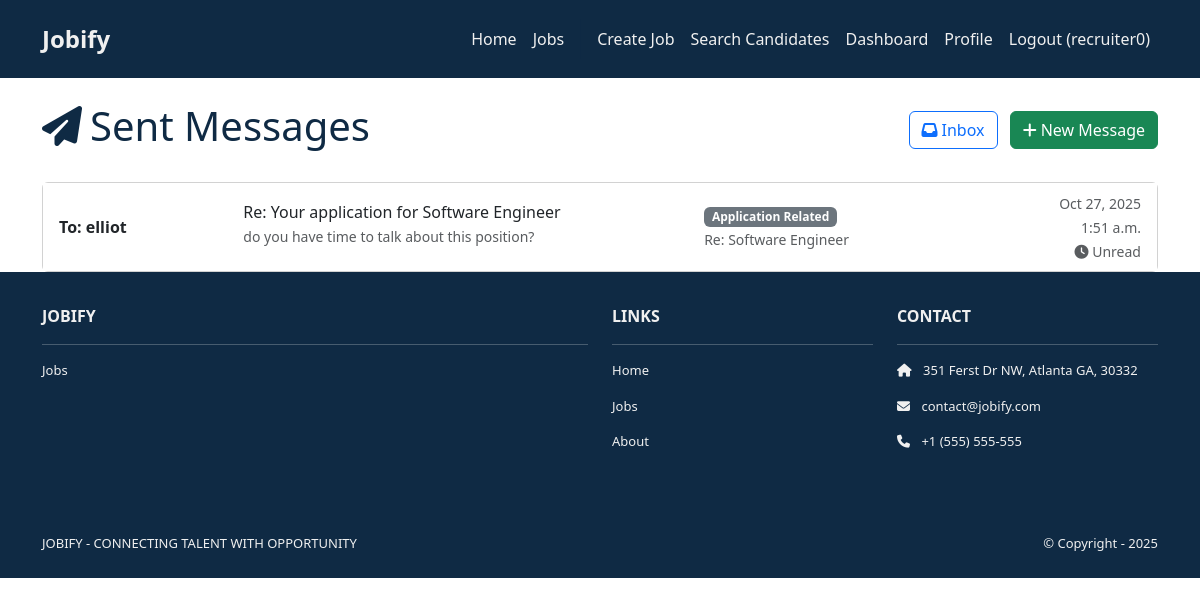
The page /jobs/messages/sent/ (signed in) on the database as committed earlier.
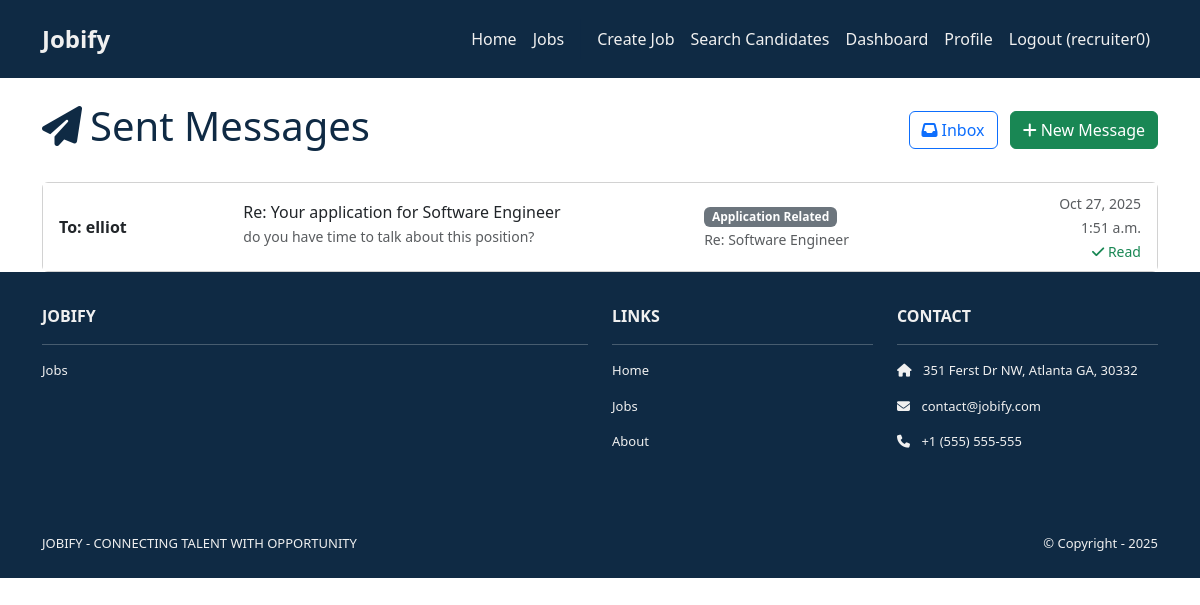
The same page on the database as committed later.
### jobs/models.py (models this page shows, shortened)
class Message(models.Model):
    MESSAGE_TYPES = [
        ('application', 'Application Related'),
        ('interview', 'Interview Invitation'),
        ('offer', 'Job Offer'),
        ('general', 'General Inquiry'),
        ('rejection', 'Rejection'),
    ]
    sender = models.ForeignKey(User, on_delete=models.CASCADE, related_name='sent_messages')
    recipient = models.ForeignKey(User, on_delete=models.CASCADE, related_name='received_messages')
    application = models.ForeignKey(
        Application,
        on_delete=models.CASCADE,
        related_name='messages',
        null=True,
        blank=True
    )
    subject = models.CharField(max_length=200)
    content = models.TextField()
    message_type = models.CharField(max_length=20, choices=MESSAGE_TYPES, default='application')
    is_read = models.BooleanField(default=False)
    sent_at = models.DateTimeField(auto_now_add=True)
    email_sent = models.BooleanField(default=False)
    email_sent_at = models.DateTimeField(null=True, blank=True)
    email_failed = models.BooleanField(default=False)
    email_failure_reason = models.TextField(blank=True)
    class Meta:
        ordering = ['-sent_at']

class Application(models.Model):
    APPLICATION_STATUS_CHOICES = [
        ("applied", "Applied"),
        ("reviewed", "Reviewed"),
        ("interview", "Interview"),
        ("offer", "Offer"),
        ("closed", "Closed"),
    ]
    job = models.ForeignKey(Job, on_delete=models.CASCADE, related_name="applications")
    applicant = models.ForeignKey(
        User, on_delete=models.CASCADE, related_name="job_applications"
    )
    application_note = models.TextField(
        help_text="Why are you interested in this position?"
    )
    applied_at = models.DateTimeField(auto_now_add=True)
    status = models.CharField(
        max_length=20, choices=APPLICATION_STATUS_CHOICES, default="applied"
    )
    resume = models.FileField(upload_to="resumes/", blank=True, null=True)
    class Meta:
        unique_together = ["job", "applicant"]

class Job(models.Model):
    JOB_TYPE_CHOICES = [
        ("full_time", "Full Time"),
        ("part_time", "Part Time"),
        ("contract", "Contract"),
        ("internship", "Internship"),
        ("remote", "Remote"),
    ]
    EXPERIENCE_LEVEL_CHOICES = [
        ("entry", "Entry Level"),
        ("mid", "Mid Level"),
        ("senior", "Senior Level"),
        ("lead", "Lead"),
    ]
    title = models.CharField(max_length=255)
    company = models.CharField(max_length=255)
    location = models.CharField(max_length=255)
    latitude = models.FloatField(null=True, blank=True)
    longitude = models.FloatField(null=True, blank=True)
    description = models.TextField()
    requirements = models.TextField(blank=True)
    salary_range = models.CharField(max_length=100, blank=True)
    job_type = models.CharField(
        max_length=20, choices=JOB_TYPE_CHOICES, default="full_time"
    )
    experience_level = models.CharField(
        max_length=20, choices=EXPERIENCE_LEVEL_CHOICES, default="mid"
    )
    posted_at = models.DateTimeField(auto_now_add=True)
    is_active = models.BooleanField(default=True)
    employer = models.ForeignKey(
        User,
        on_delete=models.CASCADE,
        related_name="posted_jobs",
        null=True,  # Make nullable for existing data
        blank=True
    )
    application_email = models.EmailField(blank=True)

### jobs/views.py (the view)
# urls.py: path("messages/sent/", views.sent_messages, name="sent_messages"),
@login_required
def sent_messages(request):
    sent_messages = Message.objects.filter(sender=request.user).order_by("-sent_at")
    context = {"sent_messages": sent_messages}
    return render(request, "jobs/sent_messages.html", context)

### jobs/templates/jobs/sent_messages.html
{% extends 'base.html' %}
{% load static %}
{% block content %}
<div class="container mt-4">
    <div class="row">
        <div class="col-12">
            <div class="d-flex justify-content-between align-items-center mb-4">
                <h1 class="navy-text">
                    <i class="fas fa-paper-plane me-2"></i>Sent Messages
                </h1>
                <div>
                    <a href="{% url 'inbox' %}" class="btn btn-outline-primary me-2">
                        <i class="fas fa-inbox me-1"></i>Inbox
                    </a>
                    <a href="{% url 'send_message' %}" class="btn btn-success">
                        <i class="fas fa-plus me-1"></i>New Message
                    </a>
                </div>
            </div>
            {% if sent_messages %}
            <div class="card">
                <div class="card-body p-0">
                    <div class="list-group list-group-flush">
                        {% for message in sent_messages %}
                        <a href="{% url 'message_detail' message.id %}" class="list-group-item list-group-item-action">
                            <div class="row align-items-center">
                                <div class="col-md-2">
                                    <strong>To: {{ message.recipient.get_full_name|default:message.recipient.username }}</strong>
                                </div>
                                <div class="col-md-5">
                                    <h6 class="mb-1">{{ message.subject }}</h6>
                                    <p class="mb-1 text-muted small text-truncate">{{ message.content }}</p>
                                </div>
                                <div class="col-md-2">
                                    <span class="badge bg-secondary">{{ message.get_message_type_display }}</span>
                                    {% if message.application %}
                                    <br><small class="text-muted">Re: {{ message.application.job.title }}</small>
                                    {% endif %}
                                </div>
                                <div class="col-md-3 text-end">
                                    <small class="text-muted">{{ message.sent_at|date:"M d, Y" }}</small>
                                    <br><small class="text-muted">{{ message.sent_at|time }}</small>
                                    {% if message.is_read %}
                                    <br><small class="text-success"><i class="fas fa-check"></i> Read</small>
                                    {% else %}
                                    <br><small class="text-muted"><i class="fas fa-clock"></i> Unread</small>
                                    {% endif %}
                                </div>
                            </div>
                        </a>
                        {% endfor %}
                    </div>
                </div>
            </div>
            {% else %}
            <div class="alert alert-info text-center">
                <i class="fas fa-paper-plane fa-2x mb-3"></i>
                <h4>No sent messages</h4>
                <p class="mb-0">You haven't sent any messages yet.</p>
            </div>
            {% endif %}
        </div>
    </div>
</div>
{% endblock %}

Rows that differ between the two databases and show on the page:
changed Message "Re: Your application for Software Engineer": is_read "Unread" → "Read"
